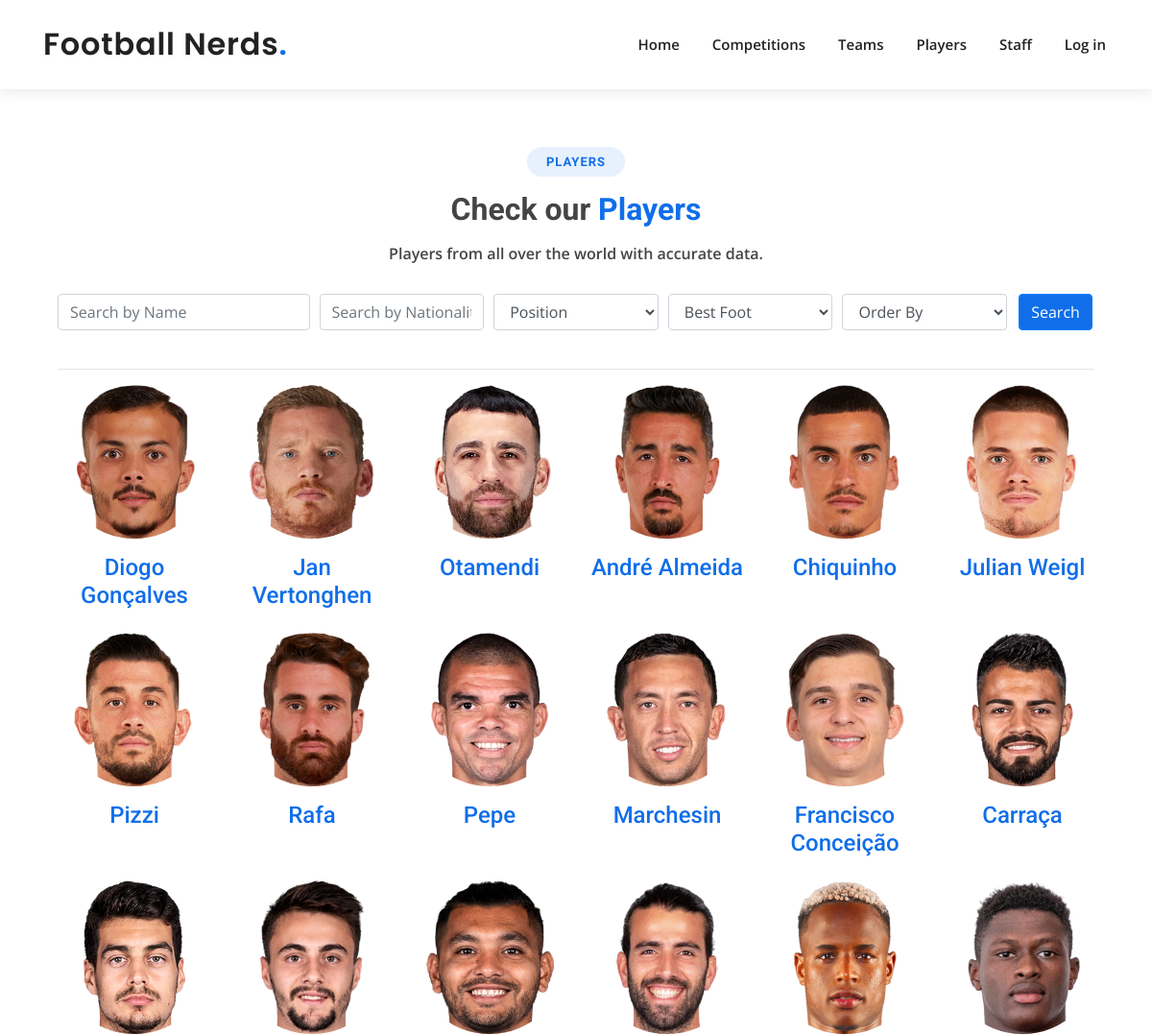
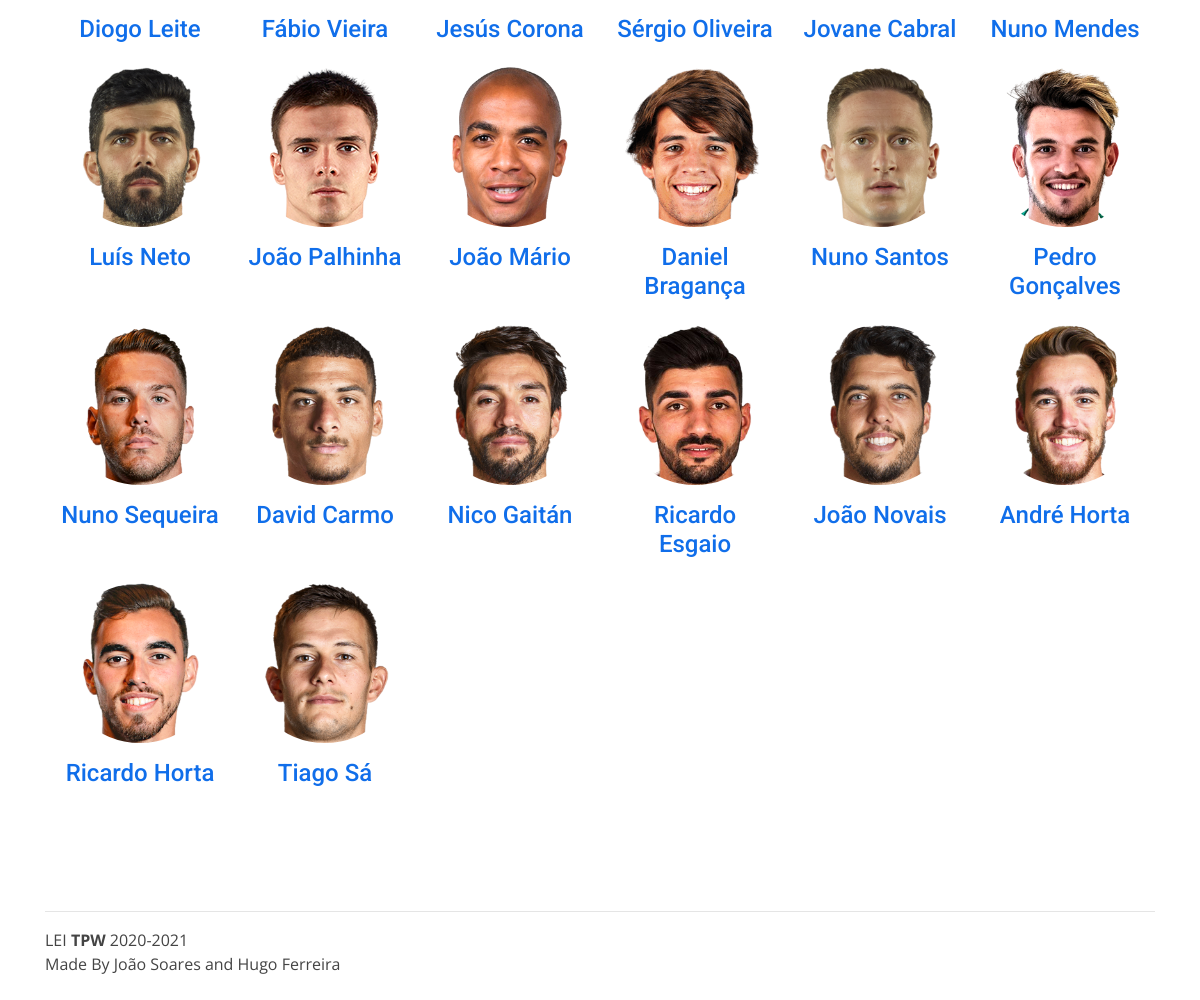
Screenshot of /players/ with the database file from the repository (2 pictures, top to bottom).
### app/models.py (models this page shows, shortened)
class Player(models.Model):
    POSITION_CHOICES = (
        ('Striker', 'ST-Striker'),
        ('Left Winger', 'LW-Left Winger'),
        ('Right Winger', 'RW-Right Winger'),
        ('Central Attacking Midfielder', 'CAM-Central Attacking Midfielder'),
        ('Central Midfielder', 'CM-Central Midfielder'),
        ('Central Defensive Midfielder', 'CDM-Central Defensive Midfielder'),
        ('Left Back', 'LB-Left Back'),
        ('Right Back', 'RB-Right Back'),
        ('Center Back', 'CB-Center Back'),
        ('Goalkeeper', 'GR-Goalkeeper'),
    )
    BEST_FOOT = (('Left', 'L-Left'), ('Right', 'R-Right'), ('Both', 'B-Both'))
    full_name = models.CharField(max_length=120)
    name = models.CharField(max_length=90)
    birthday = models.DateField()
    height = models.FloatField(validators=[MinValueValidator(0)])
    nationality = models.CharField(max_length=70)
    position = models.CharField(max_length=28, choices=POSITION_CHOICES)
    best_foot = models.CharField(max_length=5, choices=BEST_FOOT)
    preferred_number = models.PositiveIntegerField(validators=[MinValueValidator(1),MaxValueValidator(100)])
    player_img = models.ImageField(upload_to=playerdir, default="players/default_player.png")

### app/views.py (the view)
# urls.py: path('players/', views.players, name='players'),
def players(request):
    if request.method == 'POST':
        form = PlayerFilterForm(request.POST)
        if form.is_valid():
            full_name = form.cleaned_data['full_name']
            position = form.cleaned_data['position']
            nationality = form.cleaned_data['nationality']
            foot = form.cleaned_data['foot']
            order = form.cleaned_data['order']
            print('Parameters:')
            print(full_name)
            print(position)
            print(nationality)
            print(foot)
            print(order)
            if order != '':
                t_parms = {
                    'players': Player.objects.filter(name__contains=full_name, position__contains=position,
                                                     nationality__contains=nationality,
                                                     best_foot__contains=foot).order_by(order),
                    'form': PlayerFilterForm()
                }
            else:
                t_parms = {
                    'players': Player.objects.filter(name__contains=full_name, position__contains=position,
                                                     nationality__contains=nationality, best_foot__contains=foot),
                    'form': PlayerFilterForm()
                }
    else:
        t_parms = {
            'players': Player.objects.all(),
            'form': PlayerFilterForm()
        }
    return render(request, 'players.html', t_parms)

### templates/players.html (shortened to what this page needs)
<!DOCTYPE html>
{% extends 'layout.html' %}
{% load static %}
{% block content %}
<section id="services" class="services">
        <div class="section-title">
          <h2>Players</h2>
          <h3>Check our <span>Players</span></h3>
          <p>Players from all over the world with accurate data.</p>
        </div>
      <div class="container" data-aos="fade-up">
          <form class="form-row" style="text-align: center" action="{% url 'players' %}" method="post">
              <div class="form-group col-md-3">
              {{ form.full_name }}
              </div>
              <div class="form-group col-md-2">
              {{ form.nationality }}
              </div>
              <div class="form-group col-md-2">
              {{ form.position }}
              </div>
              <div class="form-group col-md-2">
              {{ form.foot }}
              </div>
              <div class="form-group col-md-2">
              {{ form.order }}
              </div>
              <div class="form-group col-md-1">
              <button class="btn btn-primary" style="background: #106eea;" name="search" type="submit" value="search">Search</button>
              </div>
          </form>
            <hr>
       <div class="row">
           {% for player in players %}
          <div class="col-md-6 col-lg-2 d-flex align-items-stretch mb-5 mb-lg-3">
            <div class="d-flex flex-column align-items-center text-center">
                <img src="{% static 'img/' %}{{ player.player_img.url }}" alt="stockfoto" class="rounded-circle" width="160" height="160">
                <div class="mt-3">
                    <h4><a href="{{ player.id }}">{{ player.name }}</a></h4>
                </div>
            </div>
           </div>
           {% endfor %}
       </div>
      </div>
        </div>
{% endblock %}

### app/static/css/style.css (style rules this page uses)
body { font-family: "Open Sans", sans-serif; color: #444444; }
a { color: #106eea; }
h1, h2, h3, h4, h5, h6 { font-family: "Roboto", sans-serif; }
section { padding: 60px 0; overflow: hidden; }
.section-title { text-align: center; padding-bottom: 30px; }
.section-title h2 { font-size: 13px; letter-spacing: 1px; font-weight: 700; padding: 8px 20px; margin: 0; background: #e7f1fd; color: #106eea; display: inline-block; text-transform: uppercase; border-radius: 50px; }
.section-title h3 { margin: 15px 0 0 0; font-size: 32px; font-weight: 700; }
.section-title h3 span { color: #106eea; }
.section-title p { margin: 15px auto 0 auto; font-weight: 600; }
@media (min-width: 1024px) { .section-title p { width: 50%; } }

### rows the page displays
Player: player_img (picture), name "Diogo Gonçalves"
Player: player_img (picture), name "Jan Vertonghen"
Player: player_img (picture), name "Otamendi"
Player: player_img (picture), name "André Almeida"
Player: player_img (picture), name "Chiquinho"
Player: player_img (picture), name "Julian Weigl"
Player: player_img (picture), name "Pizzi"
Player: player_img (picture), name "Rafa"
Player: player_img (picture), name "Pepe"
Player: player_img (picture), name "Marchesin"
Player: player_img (picture), name "Francisco Conceição"
Player: player_img (picture), name "Carraça"
Player: player_img (picture), name "Diogo Leite"
Player: player_img (picture), name "Fábio Vieira"
Player: player_img (picture), name "Jesús Corona"
Player: player_img (picture), name "Sérgio Oliveira"
Player: player_img (picture), name "Jovane Cabral"
Player: player_img (picture), name "Nuno Mendes"
Player: player_img (picture), name "Luís Neto"
Player: player_img (picture), name "João Palhinha"
Player: player_img (picture), name "João Mário"
Player: player_img (picture), name "Daniel Bragança"
Player: player_img (picture), name "Nuno Santos"
Player: player_img (picture), name "Pedro Gonçalves"
Player: player_img (picture), name "Nuno Sequeira"
Player: player_img (picture), name "David Carmo"
Player: player_img (picture), name "Nico Gaitán"
Player: player_img (picture), name "Ricardo Esgaio"
Player: player_img (picture), name "João Novais"
Player: player_img (picture), name "André Horta"
Player: player_img (picture), name "Ricardo Horta"
Player: player_img (picture), name "Tiago Sá"
